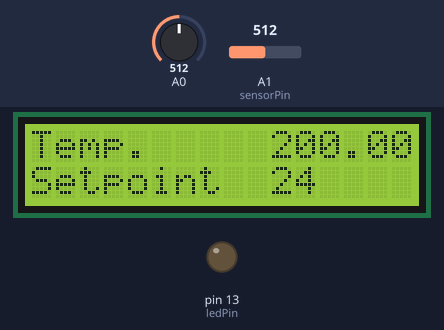
The sketch below on a simulated Arduino Uno, built with avr-gcc and run on an emulated ATmega328P. Parts: 16×2 character LCD, output pins drawn as LEDs (lit = HIGH). Inputs (shaded band) come from the test bench; at power-on: A0 = 512, A1 (sensorPin) = 512. What the sketch prints to the serial monitor is not drawn.

Above: at 1.2 s.
1.3 s: A0 set to 168
At 4.1 s:
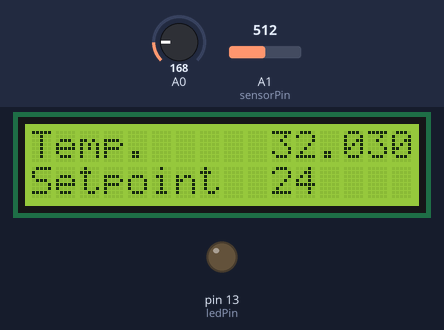
5.2 s: A0 set to 140
At 6.5 s:
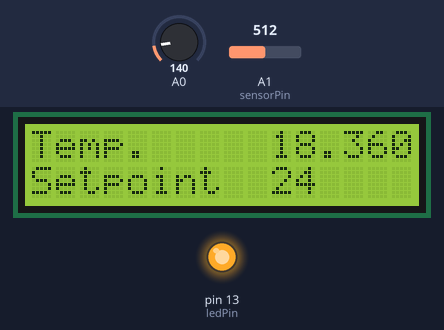
9.1 s: A0 set to 122
At 12.5 s:
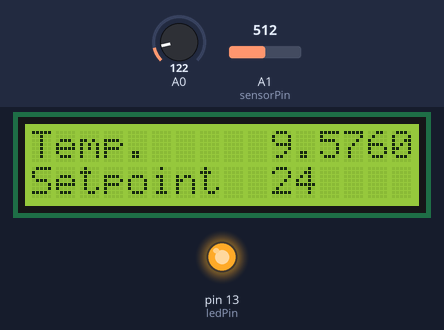
Timing chart, 0 to 14.0 s (numbered marks = the images above; inputs shaded):
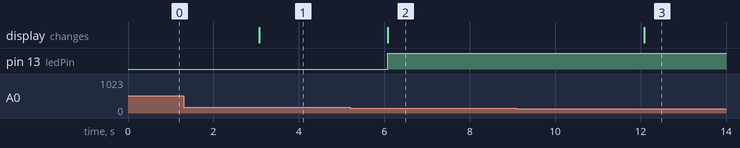

The sketch:

thermostat_motion.ino
```cpp
#include <LiquidCrystal.h>

const int temperaturePin = 0;
const int sensorPin = 1;
const int ledPin = 13;
const int temperatureSet = 24; // define the threshold value of the temperature sensor
LiquidCrystal lcd(12,11,5,4,3,2);

int lightLevel, high = 0, low = 1023;
int lightBinary = LOW;
int expectancy = 4;
int count = 0;

void setup() {
  pinMode(ledPin, OUTPUT);
  Serial.begin(9600);
  lcd.begin(16,2);
  lcd.clear();
  lcd.print("Temp.");
  lcd.setCursor(0,1);
  lcd.print("Setpoint");
}

void loop() {
  float voltage, degreesC;
  voltage = getVoltage(temperaturePin);
  degreesC = (voltage - 0.5) * 100.0;

  lightLevel = analogRead(sensorPin);
  autoTune();  // have the Arduino do the work for us!

  if(lightBinary == HIGH && expectancy < 20){
    expectancy ++;
  } else if(lightBinary == LOW && expectancy > 0){
    expectancy = expectancy -3;
  }
  Serial.print("Too cold?: ");
  Serial.println(degreesC);
  Serial.print("Movement detected?: ");
  Serial.println(1-lightBinary);
  Serial.print("No one at home (<4)?: ");
  Serial.println(20-expectancy);
  lcd.setCursor(10,0);
  lcd.print(degreesC);
  lcd.setCursor(10,1);
  lcd.print(temperatureSet);

  // if the voltage varies between 0 and 5 volts, the maximum temperature measured
  // equals 450 C
  if((degreesC < temperatureSet) && (expectancy < 17)) {
    digitalWrite(ledPin,HIGH);
  } else {
    digitalWrite(ledPin,LOW);
  }
  delay(3000);
}

float getVoltage(int pin)
{
  return (analogRead(pin) * 0.004882814);
}

void autoTune()
{
  // Find lowest and highest values by putting your finger in front of the photoresistor sensing surface.
  if (lightLevel < low)
  {
    low = lightLevel;
  }

  if (lightLevel > high)
  {
    high = lightLevel;
  }

  //TP: we are mapping the values between 0 and 1 here, so we can later make them binary.
  //'Bumming' this could happen by mapping the values between 0 and 1 with no decimals.
  //In that case, the latter if-loop is unnecessary

  lightLevel = map(lightLevel, low+30, high-30, 0, 1);
  lightLevel = constrain(lightLevel, 0, 1);

  if(lightLevel <= 0.5) {
    lightBinary = LOW;
  } else {
    lightBinary = HIGH;
  }
}
```

Measured:
- the behaviour switches between 152 and 151 on A0 (found by bisection; images 1 and 2)
- after the input at 1.3 s, the display: changes after 1.8 s (image 1)
- after the input at 5.2 s, pin 13 (ledPin): LOW → HIGH after 0.88 s; the display: changes after 0.88 s (image 2)
- after the input at 9.1 s, the display: changes after 3.0 s (image 3)
